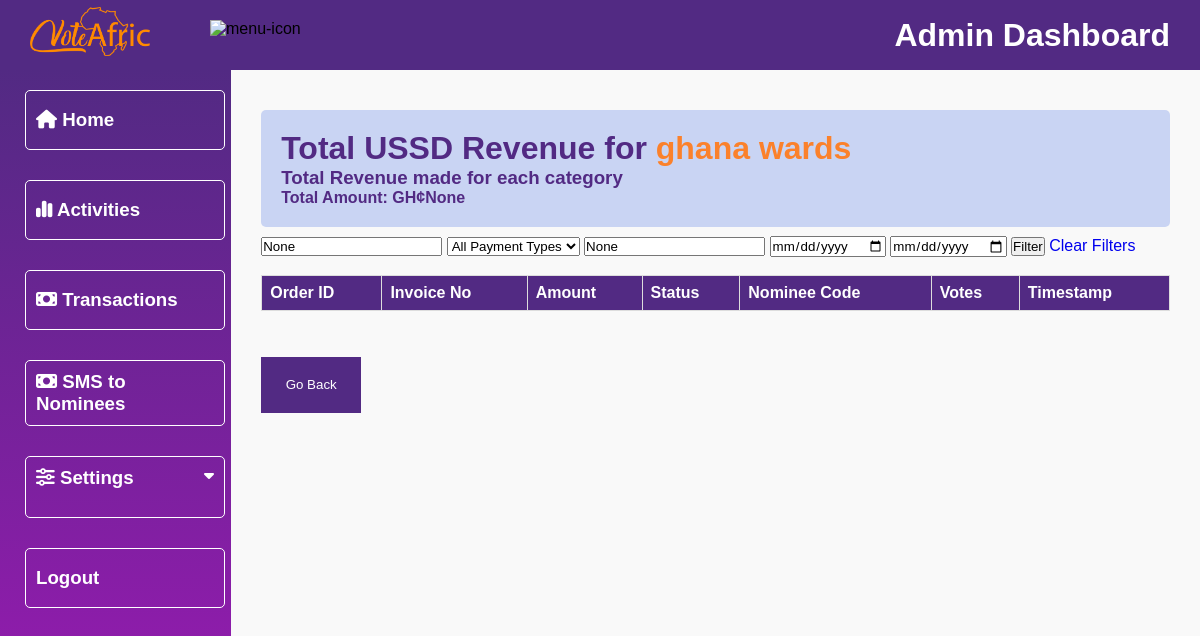
The app's page /dashboard/ussd_transactions/12/, older data.
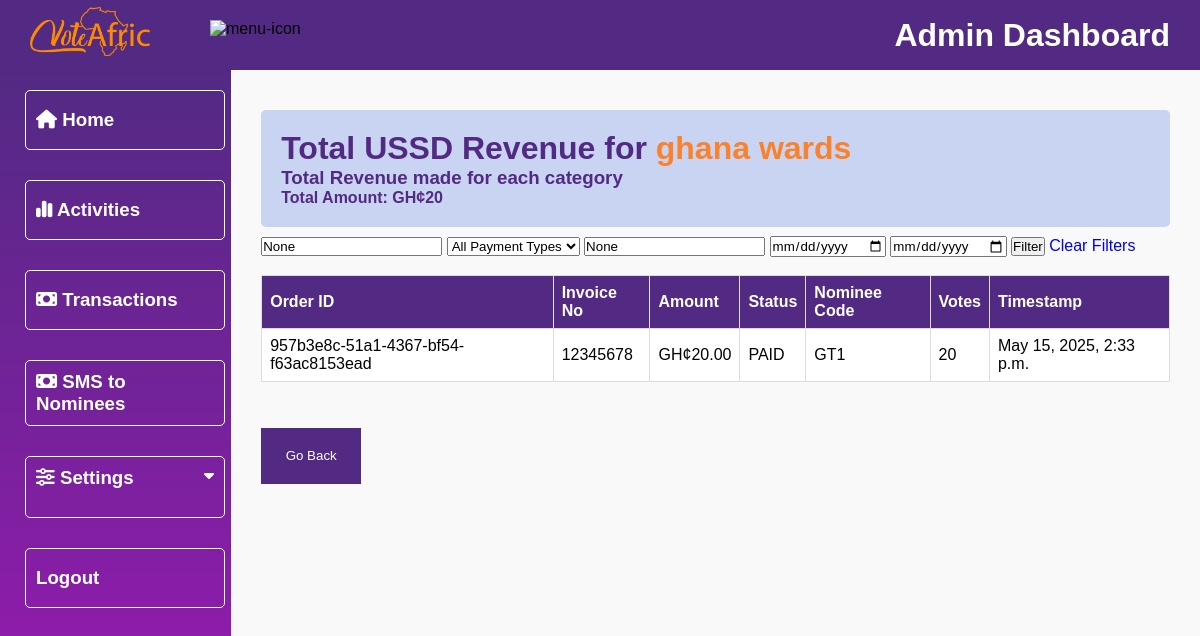
The same page, newer data.
### ussd/models.py (models this page shows, shortened)
class PaymentTransaction(models.Model):
    PAYMENT_TYPES = (
        ('VOTE', 'Vote'),
        ('TICKET', 'Ticket'),
    )
    order_id = models.UUIDField(primary_key=True, default=uuid.uuid4, editable=False)
    invoice_no = models.CharField(max_length=255, null=True, blank=True)
    amount = models.DecimalField(max_digits=10, decimal_places=2)
    status = models.CharField(max_length=50)
    payment_type = models.CharField(max_length=10, choices=PAYMENT_TYPES, null=True, blank=True) # new
    nominee_code = models.CharField(max_length=10, null=True, blank=True)
    event_code = models.CharField(max_length=10, null=True, blank=True) # new
    votes = models.IntegerField(null=True, blank=True)
    tickets = models.PositiveIntegerField(null=True, blank=True) # new
    category = models.ForeignKey(Category, on_delete=models.CASCADE, null=True, blank=True, related_name='paymenttransactions')
    timestamp = models.DateTimeField(null=True, blank=True)  # To store the timestamp of the transaction
    created_at = models.DateTimeField(auto_now_add=True)

### dashboard/views.py (the view)
# urls.py: path('ussd_transactions/<int:category_id>/', views.ussd_transactions, name='ussd_transactions'),
def ussd_transactions(request, category_id):
    category = None
    payments = PaymentTransaction.objects.all()
    invoice_no = request.GET.get('invoice_no')
    payment_type = request.GET.get('payment_type')
    nominee_code = request.GET.get('nominee_code')
    event_code = request.GET.get('event_code')
    timestamp = request.GET.get('timestamp')
    created_at = request.GET.get('created_at')
    if category_id:
        category = get_object_or_404(Category, id=category_id)
        payments = payments.filter(category=category, status='PAID')
    if invoice_no:
        payments = payments.filter(invoice_no__icontains=invoice_no)
    if payment_type:
        payments = payments.filter(payment_type=payment_type)
    if nominee_code:
        payments = payments.filter(nominee_code__icontains=nominee_code)
    if event_code:
        payments = payments.filter(event_code__icontains=event_code)
    if timestamp:
        payments = payments.filter(timestamp__date=timestamp)
    if created_at:
        payments = payments.filter(created_at__date=created_at)
    total_amount = payments.aggregate(Total=Sum('amount')).get('Total', 0)
    context = {
        'payments': payments,
        'category': category,
        'total_amount': total_amount,
        'title': 'USSD transactions',
        'filter_params': {  # Pass filter values back to template to maintain filter state
            'invoice_no': invoice_no,
            'payment_type': payment_type,
            'nominee_code': nominee_code,
            'event_code': event_code,
            'timestamp': timestamp,
            'created_at': created_at,
        }
    }
    return render(request, 'dashboard/ussd_transactions.html', context)

### dashboard/templates/dashboard/ussd_transactions.html (shortened to what this page needs)
{% extends 'dashboard/base.html' %}
{% load static %}
{% block content %}
<div class="main">
    <div class="transation-details-container">
        <div class="heading">
            {% if category %}
            <h1>Total USSD Revenue for <span>{{ category.award }} </span></h1>
            <h3>Total Revenue made for each category</h3>
            <h4>Total Amount: GH¢{{ total_amount }}</h4>
            {% endif %}
        </div>
        <form method="get">
            <div class="filter-row">
                <input type="text" name="invoice_no" placeholder="Invoice No" value="{{ filter_params.invoice_no }}">
                <select name="payment_type">
                    <option value="">All Payment Types</option>
                </select>
                <input type="text" name="nominee_code" placeholder="Nominee Code"
                    value="{{ filter_params.nominee_code }}">
                <input type="date" name="timestamp" placeholder="Transaction Date"
                    value="{{ filter_params.timestamp }}">
                <input type="date" name="created_at" placeholder="Created Date" value="{{ filter_params.created_at }}">
                <button type="submit">Filter</button>
                <a href="?">Clear Filters</a>
            </div>
        </form>
        <br>
        <div class="table-responsive">
            <table class="revenue-table">
                <thead>
                    <tr>
                        <th>Order ID</th>
                        <th>Invoice No</th>
                        <th>Amount</th>
                        <th>Status</th>
                        <th>Nominee Code</th>
                        <th>Votes</th>
                        <th>Timestamp</th>
                    </tr>
                </thead>
                <tbody>
                    {% for p in payments %}
                    <tr>
                        <td>{{ p.order_id }}</td>
                        <td>{{ p.invoice_no }}</td>
                        <td>GH¢{{ p.amount }}</td>
                        <td>{{ p.status }}</td>
                        <td>{{ p.nominee_code }}</td>
                        <td>{{ p.votes }}</td>
                        <td>{{ p.timestamp }}</td>
                    </tr>
                    {% endfor %}
                </tbody>
            </table>
        </div>
        <div class="back-button">
            <a href="{% url 'TransactionMain' %}">
                <button>Go Back</button>
            </a>
        </div>
    </div>
</div>
</div>
{% endblock %}

Row changes from the older to the newer data that the page shows:
added PaymentTransaction: order_id "957b3e8c-51a1-4367-bf54-f63ac8153ead", invoice_no "12345678", amount "20.00", status "PAID", nominee_code "GT1", votes "20", timestamp "May 15, 2025, 2:33 p.m."
Text that changed along with them:
{{ total_amount }}: "None" → "20"
